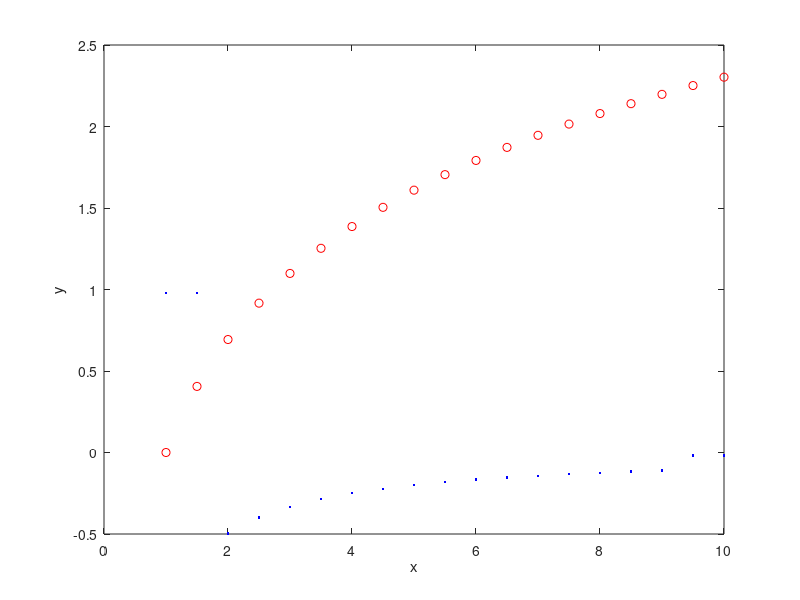
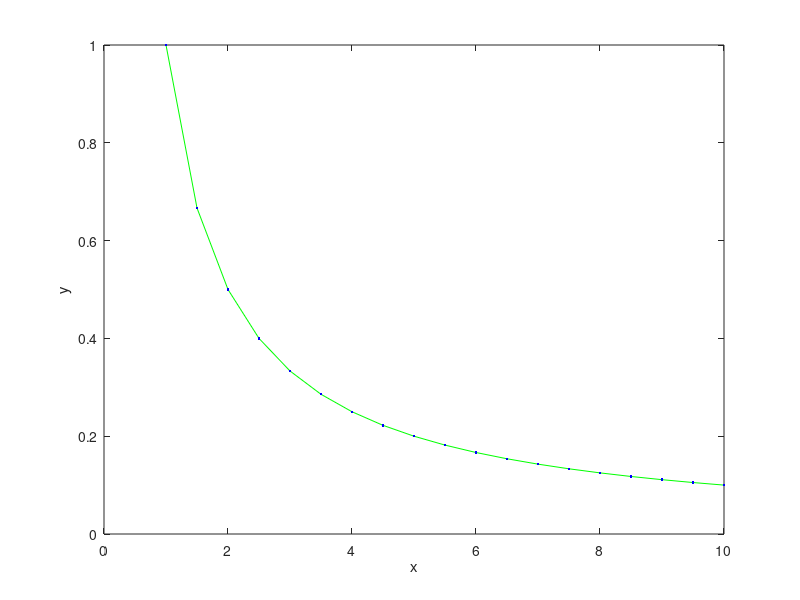

Write MATLAB code to recreate these figures, in order.
clearvars;
h = .5;
x = (1:h:10)';
y = log(x);
dy = zeros(size(x));


for i=3:size(x,1)-2
    dy(i) = (1/(12*h)) * (-y(i-2) + 8*y(i-1) - 8*y(i+1) + y(i+2));
end

dy(1)= 1/(12*h)*(-25*y(1)+48*y(2)-36*y(3)+16*y(4)-3*y(5));
dy(2)= 1/(12*h)*(-25*y(1)+48*y(2)-36*y(3)+16*y(4)-3*y(5));
dy(end-1) = 1/(12*h)*(-25*y(end-5)+48*y(end-4)-36*y(end-3)+16*y(end-3)-3*y(end-1));
dy(end) = 1/(12*h)*(-25*y(end-5)+48*y(end-4)-36*y(end-3)+16*y(end-3)-3*y(end-1));

figure(1);
plot(x, y, 'or');
xlabel('x');
ylabel('y');

hold on;
plot(x, dy, '.b');
hold off;

yy = 1./x;

figure(2);
plot(x, yy, '-g');
xlabel('x');
ylabel('y');
hold on;
plot(x, yy, '.b');
hold off;
